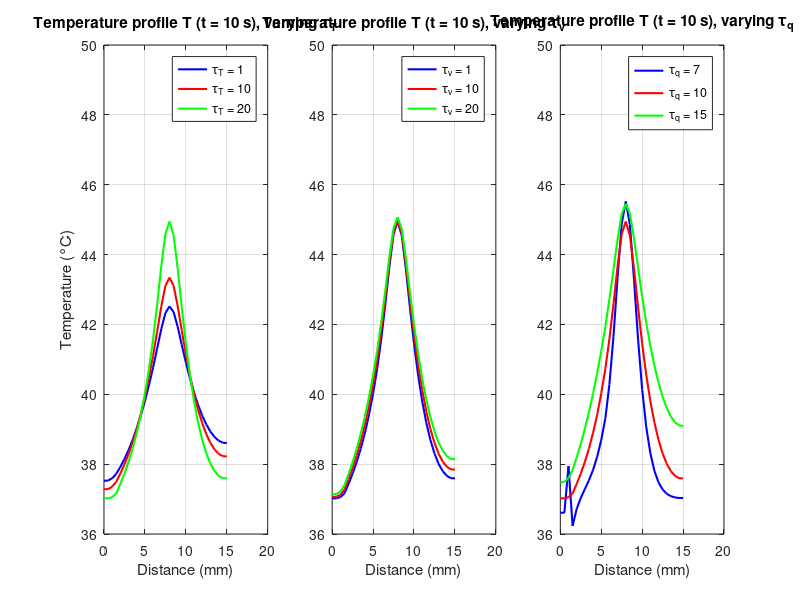

The MATLAB script that drew this image:
%––––––––––––––––––––––––––––––––––––––––––––––––––––––––––––––––––––––––––––
% 1D hyperbolic bioheat w/ Gaussian tumor source, 3 skin layers, finer mesh
% Computes T(x) at t=10 s for three different tau_T / tau_v / tau_q values.
% Then plots each triplet in a 1×3 subplot.
%––––––––––––––––––––––––––––––––––––––––––––––––––––––––––––––––––––––––––––

clear; clc;

%% 1) DISCRETIZE TIME & SPATIAL DOMAINS
% Skin Layer thicknesses
L_epi  = 0.0015;   % Epidermis (1.5 mm)
L_derm = 0.0035;   % Dermis   (3.5 mm)
L_subq = 0.01;     % Subcutaneous (10 mm)
Lx     = L_epi + L_derm + L_subq;  % Total slab thickness (m)

x_ast  = 0.008;    % [m] Tumor center (8 mm from surface)

dx         = 0.0005;         % [m] spatial step →  (Lx/dx + 1) nodes
dt         = 0.015;          % [s] time step (for stability)
max_time   = 10;             % [s] we want solution at t=10 s
time_steps = round(max_time/dt) + 1;  % ensures (time_steps–1)*dt ≈ 10
time       = (0:(time_steps-1)) * dt;

x     = 0:dx:Lx;    % grid from 0 to Lx in steps of dx
nx    = numel(x);

% Build a “layer” index for each x(i):
layer = zeros(1,nx);
layer(x <= L_epi) = 1;                               % Epidermis
layer(x > L_epi & x <= L_epi + L_derm) = 2;          % Dermis
layer(x > L_epi + L_derm) = 3;                       % Subcutaneous

% Find the grid index closest to x_ast for tumor‐location tracking:
[~, iTumor] = min(abs(x - x_ast));

%% 2) CONSTANTS AND PARAMETERS (unchanged except τ’s)
% Physical parameters per layer:
rho    = [1150, 1116, 900];    % [kg/m^3] densities for [epi, derm, subq]
c      = [3590, 3300, 2500];   % [J/(kg·°C)] specific heats
k      = [0.2, 0.45, 0.3];     % [W/(m·°C)] thermal conductivities
k_star = [0.1, 0.1, 0.1];       % [W/(m·°C·s)] hyperbolic‐term coefficient

% Blood and convection:
h     = 4.5;       % [W/(m^2·°C)] convective‐BC coefficient
wb    = 0.0098;    % [1/s] blood perfusion rate
rho_b = 1056;      % [kg/m^3] blood density
cb    = 4000;      % [J/(kg·°C)] blood specific heat

Qm0 = 50.65;       % [W/m^3] metabolic heat
Tb  = 37;          % [°C]   blood inlet temperature
Tl  = [37, 37, 37];% [°C]   ambient/tissue reference for each layer
T0  = 37;          % [°C]   initial tissue temperature

% Gaussian‐source parameters (same for all runs):
S     = 15;        % [unitless] “per‐kg” scaling
P     = 35;        % [unitless] “power” factor
a0    = 1e6;       % [1/m^2] Gaussian width control
                   % Q_r(i) = rho(layer(i)) * S * P * exp(-a0*(x(i)-x_ast)^2)

%% 3) PREALLOCATE “SNAPSHOT” MATRICES
% Each final‐time profile has 3 columns, one for each tau‐value in that set:
T_tauT_snap = zeros(nx, 3);  
T_tauV_snap = zeros(nx, 3);
T_tauQ_snap = zeros(nx, 3);

% We will hold the “default” values for the taus not being varied:
tauT_default = 20;    % [s]
tauV_default = 1;    % [s]
tauQ_default = 10;   % [s]

%% 4) VARY τ_T ∈ {2,3,4}  (fix τ_v=1, τ_q=10)
tauT_list = [1, 10, 20]; % values over 25 begin to look unstable
for j = 1:3
    tau_T = tauT_list(j);
    tau_v = tauV_default;
    tau_q = tauQ_default;
    
    % Initialize temperature fields at t=0:
    T     = ones(nx,1) * T0;
    T_new = T;
    
    % Time‐marching loop to t=10 s:
    for n = 1:time_steps
        for i = 2:(nx-1)
            L = layer(i);
            
            % 1) Metabolic heat (layer-dependent Tl):
            Qm = Qm0 * (1 + (Tl(L) - T0)/10);
            % 2) Water diffusion (not varying here, same as original):
            Da     = 2.5e-5;  Mw = 0.018;  Ra  = 8.314;
            Tw     = 306;     Pw = 5600;  RH  = 0.5;
            delta  = 1e-4;    c_air = 1005;
            Df     = [2e-9, 2e-9, 2e-9];  cw = 4180;
            rho_s  = 1100;    rho_c = 1000; nabla_r2 = (Lx/3)^2;
            Qd     = (Df(L)*cw*(rho_s-rho_c)/nabla_r2)*(T(i)-Tl(L));
            
            % 3) Perfusion (dermis+subq only):
            if L > 1
                Qb = wb * rho_b * cb * (Tb - Tl(L));
            else
                Qb = 0;
            end
            
            % 4) Vaporization (epidermis only):
            if L == 1
                Delta_m    = (Da*Mw/(Ra*Tw)) * (Pw/Tw) * RH/(delta*c_air);
                Delta_Hvap = 2400e3; % J/kg
                Qv         = Delta_m * Delta_Hvap / (delta*c_air);
            else
                Qv = 0;
            end
            
            % 5) Gaussian tumor source:
            Qr = rho(L) * S * P * exp(-a0*(x(i)-x_ast)^2);
            
            % 6) Sum all sources:
            Q_tot = Qm + Qd + Qb + Qv + Qr;
            
            % 7) Second‐derivative in x:
            d2Tdx2 = (T(i+1) - 2*T(i) + T(i-1)) / dx^2;
            
            % 8) Hyperbolic bioheat:
            dTdt(i)   = (k(L)*d2Tdx2 + Q_tot) / (rho(L)*c(L));
            d2Tdt2(i) = (k_star(L)*d2Tdx2) / (rho(L)*c(L));
            
            T_new(i) = T(i) + dt * ( ...
               dTdt(i) + tau_q*dTdt(i) ...
             - tau_T*d2Tdt2(i) ...
             + (k(L) + k_star(L)*tau_v) * dTdt(i) );
        end
        
        % Convective BC at i=1 (left):
        L = layer(1);
        T_new(1)  = (h*dx*Tl(L) + k(L)*T_new(2)) / (h*dx + k(L));
        % Convective BC at i=nx (right):
        L = layer(nx);
        T_new(nx) = (h*dx*Tl(L) + k(L)*T_new(nx-1)) / (h*dx + k(L));
        
        % Advance:
        T = T_new;
    end
    
    % After 10 s, store the final profile in column j:
    T_tauT_snap(:,j) = T;
end

%% 5) VARY τ_v ∈ {1,2,3}  (fix τ_T=2, τ_q=10)
tauV_list = [1, 10, 20]; % minimizing works best
for j = 1:3
    tau_T = tauT_default;
    tau_v = tauV_list(j);
    tau_q = tauQ_default;
    
    % Initialize:
    T     = ones(nx,1) * T0;
    T_new = T;
    
    for n = 1:time_steps
        for i = 2:(nx-1)
            L = layer(i);
            
            % (Same source calculations as above)
            Qm = Qm0 * (1 + (Tl(L) - T0)/10);
            Da     = 2.5e-5;  Mw = 0.018;  Ra  = 8.314;
            Tw     = 306;     Pw = 5600;  RH  = 0.5;
            delta  = 1e-4;    c_air = 1005;
            Df     = [2e-9,2e-9,2e-9];  cw = 4180;
            rho_s  = 1100;   rho_c = 1000; nabla_r2 = (Lx/3)^2;
            Qd     = (Df(L)*cw*(rho_s - rho_c)/nabla_r2)*(T(i) - Tl(L));
            
            if L > 1
                Qb = wb * rho_b * cb * (Tb - Tl(L));
            else
                Qb = 0;
            end
            
            if L == 1
                Delta_m    = (Da*Mw/(Ra*Tw)) * (Pw/Tw) * RH/(delta*c_air);
                Delta_Hvap = 2400e3; 
                Qv         = Delta_m * Delta_Hvap / (delta*c_air);
            else
                Qv = 0;
            end
            
            Qr = rho(L) * S * P * exp(-a0*(x(i) - x_ast)^2);
            Q_tot = Qm + Qd + Qb + Qv + Qr;
            
            d2Tdx2 = (T(i+1) - 2*T(i) + T(i-1)) / dx^2;
            dTdt(i)   = (k(L)*d2Tdx2 + Q_tot) / (rho(L)*c(L));
            d2Tdt2(i) = (k_star(L)*d2Tdx2) / (rho(L)*c(L));
            
            T_new(i) = T(i) + dt * ( ...
               dTdt(i) + tau_q*dTdt(i) ...
             - tau_T*d2Tdt2(i) ...
             + (k(L) + k_star(L)*tau_v) * dTdt(i) );
        end
        
        % BCs at i=1 and i=nx:
        L = layer(1);
        T_new(1)  = (h*dx*Tl(L) + k(L)*T_new(2))   / (h*dx + k(L));
        L = layer(nx);
        T_new(nx) = (h*dx*Tl(L) + k(L)*T_new(nx-1)) / (h*dx + k(L));
        
        T = T_new;
    end
    
    T_tauV_snap(:,j) = T;
end

%% 6) VARY τ_q ∈ {5,10,15}  (fix τ_T=2, τ_v=1)
tauQ_list = [7, 10, 15]; % below 8, unstable -- above 15, localization decreases
for j = 1:3
    tau_T = tauT_default;
    tau_v = tauV_default;
    tau_q = tauQ_list(j);
    
    T     = ones(nx,1) * T0;
    T_new = T;
    
    for n = 1:time_steps
        for i = 2:(nx-1)
            L = layer(i);
            
            Qm = Qm0 * (1 + (Tl(L) - T0)/10);
            Da     = 2.5e-5;  Mw = 0.018;  Ra  = 8.314;
            Tw     = 306;     Pw = 5600;  RH  = 0.5;
            delta  = 1e-4;    c_air = 1005;
            Df     = [2e-9,2e-9,2e-9];  cw = 4180;
            rho_s  = 1100;    rho_c = 1000; nabla_r2 = (Lx/3)^2;
            Qd     = (Df(L)*cw*(rho_s - rho_c)/nabla_r2)*(T(i)-Tl(L));
            
            if L > 1
                Qb = wb * rho_b * cb * (Tb - Tl(L));
            else
                Qb = 0;
            end
            
            if L == 1
                Delta_m    = (Da*Mw/(Ra*Tw)) * (Pw/Tw) * RH/(delta*c_air);
                Delta_Hvap = 2400e3;
                Qv         = Delta_m * Delta_Hvap / (delta*c_air);
            else
                Qv = 0;
            end
            
            Qr = rho(L) * S * P * exp(-a0*(x(i)-x_ast)^2);
            Q_tot = Qm + Qd + Qb + Qv + Qr;
            
            d2Tdx2 = (T(i+1) - 2*T(i) + T(i-1)) / dx^2;
            dTdt(i)   = (k(L)*d2Tdx2 + Q_tot) / (rho(L)*c(L));
            d2Tdt2(i) = (k_star(L)*d2Tdx2) / (rho(L)*c(L));
            
            T_new(i) = T(i) + dt * ( ...
               dTdt(i) + tau_q*dTdt(i) ...
             - tau_T*d2Tdt2(i) ...
             + (k(L) + k_star(L)*tau_v) * dTdt(i) );
        end
        
        % BCs:
        L = layer(1);
        T_new(1)  = (h*dx*Tl(L) + k(L)*T_new(2))   / (h*dx + k(L));
        L = layer(nx);
        T_new(nx) = (h*dx*Tl(L) + k(L)*T_new(nx-1)) / (h*dx + k(L));
        
        T = T_new;
    end
    
    T_tauQ_snap(:,j) = T;
end

%% 7) PLOT ALL THREE SETS IN A SINGLE 1×3 SUBPLOT FIGURE
figure('Position',[200,200,1200,400]);

% 7.1) Subplot #1: varying tau_T
subplot(1,3,1);
plot(x*1000, T_tauT_snap(:,1), 'b', 'LineWidth',1.5);  hold on;
plot(x*1000, T_tauT_snap(:,2), 'r','LineWidth',1.5);
plot(x*1000, T_tauT_snap(:,3), 'g','LineWidth',1.5);
ylim([36 50]);
xlabel('Distance (mm)');
ylabel('Temperature (°C)');
title('Temperature profile T (t = 10 s), varying \tau_T');
legend('\tau_T = 1','\tau_T = 10','\tau_T = 20','Location','best');
grid on;
hold off;

% 7.2) Subplot #2: varying tau_v
subplot(1,3,2);
plot(x*1000, T_tauV_snap(:,1), 'b', 'LineWidth',1.5);  hold on;
plot(x*1000, T_tauV_snap(:,2), 'r','LineWidth',1.5);
plot(x*1000, T_tauV_snap(:,3), 'g','LineWidth',1.5);
ylim([36 50]);
xlabel('Distance (mm)');
title('Temperature profile T (t = 10 s), varying \tau_v');
legend('\tau_v = 1','\tau_v = 10','\tau_v = 20','Location','best');
grid on;
hold off;

% 7.3) Subplot #3: varying tau_q
subplot(1,3,3);
plot(x*1000, T_tauQ_snap(:,1), 'b', 'LineWidth',1.5);  hold on;
plot(x*1000, T_tauQ_snap(:,2), 'r','LineWidth',1.5);
plot(x*1000, T_tauQ_snap(:,3), 'g','LineWidth',1.5);
ylim([36 50]);
xlabel('Distance (mm)');
title('Temperature profile T (t = 10 s), varying \tau_q');
legend('\tau_q = 7','\tau_q = 10','\tau_q = 15','Location','best');
grid on;
hold off;
